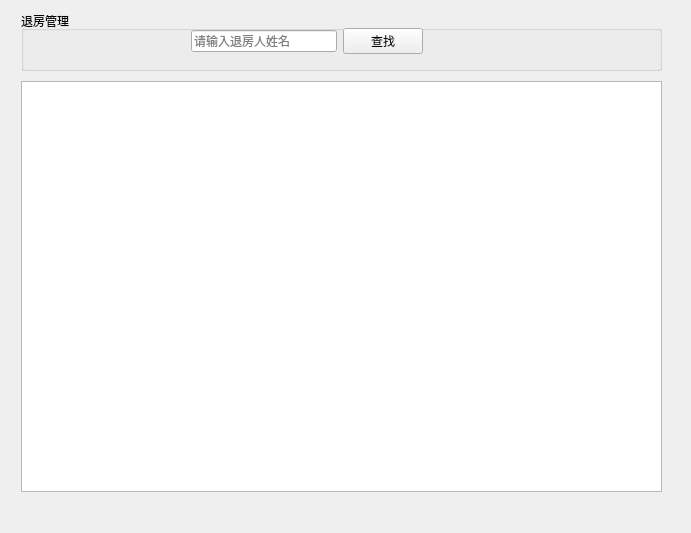
<?xml version="1.0" encoding="UTF-8"?>
<ui version="4.0">
 <class>superPage4</class>
 <widget class="QWidget" name="superPage4">
  <property name="geometry">
   <rect>
    <x>0</x>
    <y>0</y>
    <width>691</width>
    <height>533</height>
   </rect>
  </property>
  <property name="windowTitle">
   <string>Form</string>
  </property>
  <layout class="QVBoxLayout" name="verticalLayout">
   <item>
    <widget class="QWidget" name="widget" native="true">
     <widget class="QGroupBox" name="groupBox">
      <property name="geometry">
       <rect>
        <x>10</x>
        <y>0</y>
        <width>641</width>
        <height>60</height>
       </rect>
      </property>
      <property name="title">
       <string>退房管理</string>
      </property>
      <widget class="QWidget" name="widget_2" native="true">
       <property name="geometry">
        <rect>
         <x>170</x>
         <y>10</y>
         <width>232</width>
         <height>41</height>
        </rect>
       </property>
       <layout class="QHBoxLayout" name="horizontalLayout">
        <item>
         <widget class="QLineEdit" name="lineEdit">
          <property name="placeholderText">
           <string>请输入退房人姓名</string>
          </property>
         </widget>
        </item>
        <item>
         <widget class="QPushButton" name="pushButton">
          <property name="text">
           <string>查找</string>
          </property>
         </widget>
        </item>
       </layout>
      </widget>
     </widget>
     <widget class="QTableView" name="tableView">
      <property name="geometry">
       <rect>
        <x>10</x>
        <y>70</y>
        <width>641</width>
        <height>411</height>
       </rect>
      </property>
     </widget>
    </widget>
   </item>
  </layout>
 </widget>
 <resources/>
 <connections/>
</ui>
